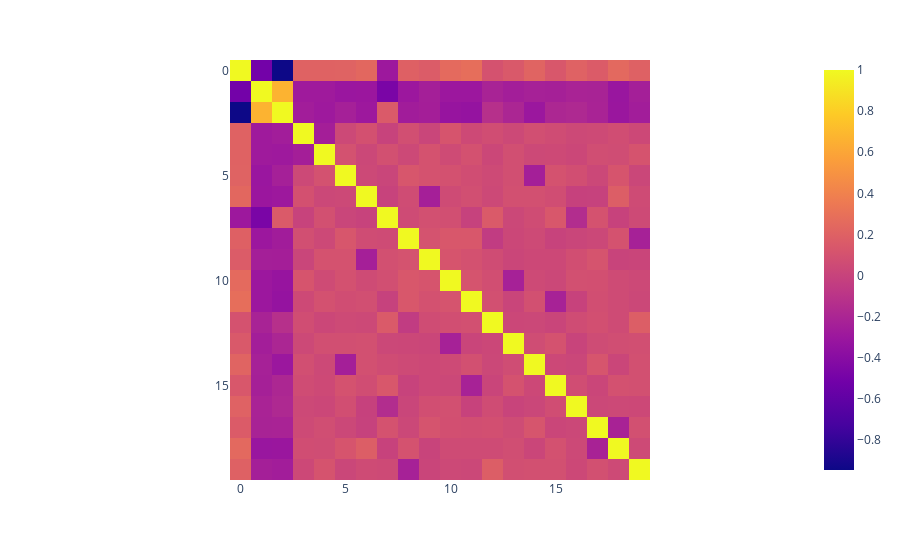

The notebook cell saved with this chart:
### Code cell
normed = stacked[:, std_argsort[:20]].T.clone()
normed -= normed.mean(dim=1, keepdim=True)
normed /= normed.norm(dim=1, keepdim=True).max(t.tensor(1e-8))
covar = (normed @ normed.T)
px.imshow(covar.detach()).show()

### Figure 1 — Plotly figure (JSON) as saved in the notebook; plotly's stock layout.template omitted (floating-point values rounded to 4 significant figures; data arrays with more than 128 entries replaced by an {"elided": "..."} marker saying what was removed)
{"data": [{"coloraxis": "coloraxis", "hovertemplate": "x: %{x}<br>y: %{y}<br>color: %{z}<extra></extra>", "name": "0", "type": "heatmap", "xaxis": "x", "yaxis": "y", "z": {"elided": "20x20 float values"}}], "layout": {"coloraxis": {"colorscale": [[0, "#0d0887"], [0.1111, "#46039f"], [0.2222, "#7201a8"], [0.3333, "#9c179e"], [0.4444, "#bd3786"], [0.5556, "#d8576b"], [0.6667, "#ed7953"], [0.7778, "#fb9f3a"], [0.8889, "#fdca26"], [1, "#f0f921"]]}, "margin": {"t": 60}, "xaxis": {"anchor": "y", "constrain": "domain", "domain": [0, 1], "scaleanchor": "y"}, "yaxis": {"anchor": "x", "autorange": "reversed", "constrain": "domain", "domain": [0, 1]}}}
